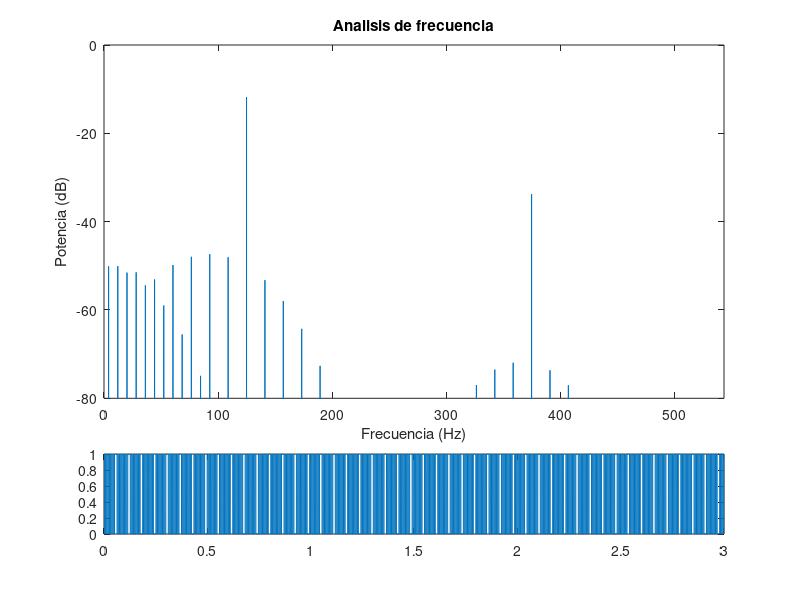

The MATLAB source for this figure:
% Simulation of BCM2835 Fractionary Divider on Raspberry Pi
% electronicayciencia  20170325
% 

%-------------------------------------
% Main options
Fc    = 500;    % clock frequency
Tfreq = 108.75; % Target frequency
MASH  = 8;      % MASH stages filter level

DIV  = Fc / Tfreq;

%-------------------------------------
% Main loop
n  = 1000000;  % number of points
SR = 20*Fc;    % sampling rate
T  = n/SR;     % sampling time (s)

t = 0:1/SR:T-1/SR; % time vector

% dividing by 1 result in toogling output every period
% so we get half the original frequency
% double the frequency so we get Fc pulses per second after divide by 1
w = square(2*pi*2*Fc*t);

if (MASH > 0)
    icounter_max = floor(DIV);
else
    icounter_max = round(DIV);
end

% remainder of fractional divider
rem = mod(Fc,Fc/DIV);

fcounter_max = MASH * (Fc-rem)/rem;
fcounter_max = round(fcounter_max);
fprintf ('Swallow %d every %d source pulses\n', MASH, fcounter_max);

out = zeros(1,n);

mcounter = 0;
icounter = 0;
fcounter = 0;
last_v   = 0;
vout     = 0;

for i = 1:length(w);
    v = w(i);
    
    if (v == 1) && (v ~= last_v) % raising edge
        if (MASH > 0) && (fcounter >= fcounter_max)
            mcounter = mcounter + 1;
            if (mcounter >= MASH)
                mcounter = 0;
                fcounter = 0;
            end
        else
            icounter = icounter + 1;
            fcounter = fcounter + 1;
        end
    end

    if (icounter >= icounter_max)
        vout = 1 - vout; % toogle output
        icounter = 0;
    end
    
    out(i) = vout;
    last_v = v;
end


%-------------------------------------
% Output
ft = linspace(SR/2/n,SR/2,n/2-1);
ff = abs(fft(out)) / (n/2);
ff = 20*log(ff);
ff = ff(2:n/2);

[val,pos] = max(ff);
peakfreq = ft(pos);


meanfreq = sum(abs( ...
    out(2:length(out)) - out(1:length(out)-1) ...
    )) /2 / T;

fprintf('Target frequency: %4.4fHz\n', Tfreq)

fprintf('Main frequency:   %4.4fHz (%4.2fdB)\n', ...
    peakfreq, val);

fprintf('Mean frequency:   %4.4fHz (Error: %+4.3f%%)\n\n', ...
    meanfreq, ...
    (meanfreq - Tfreq)/Tfreq * 100);


subplot(4,1,[1 2 3]);
plot(ft,ff);
xlim([0 5*Tfreq]);
ylim([-80 0]);
xlabel('Frecuencia (Hz)');
ylabel('Potencia (dB)');
title('Analisis de frecuencia');

subplot(4,1,4);
plot(t(1:n/T*3),out(1:n/T*3))

